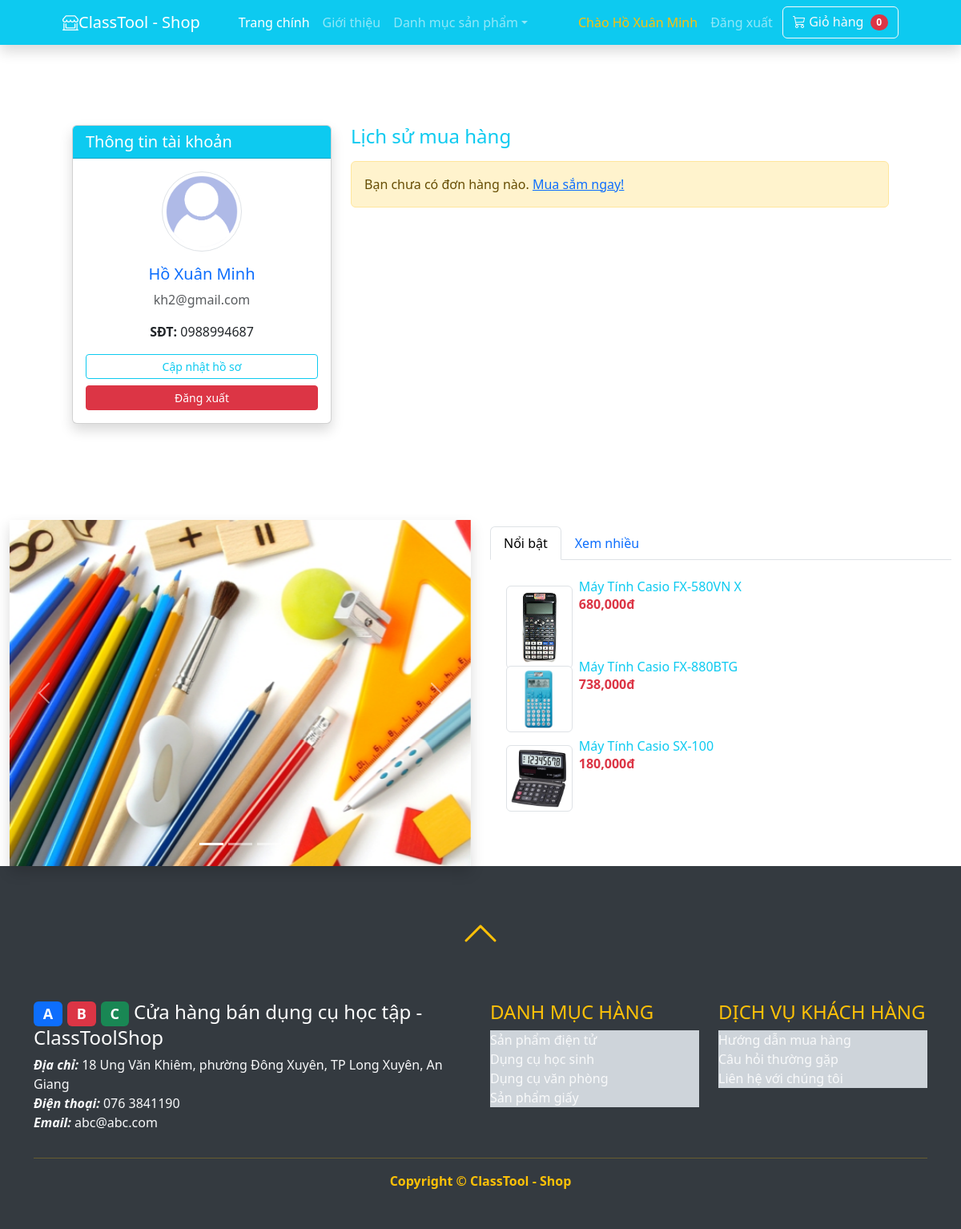
The page /index.php?action=thongtin (signed in) on the database as committed earlier.
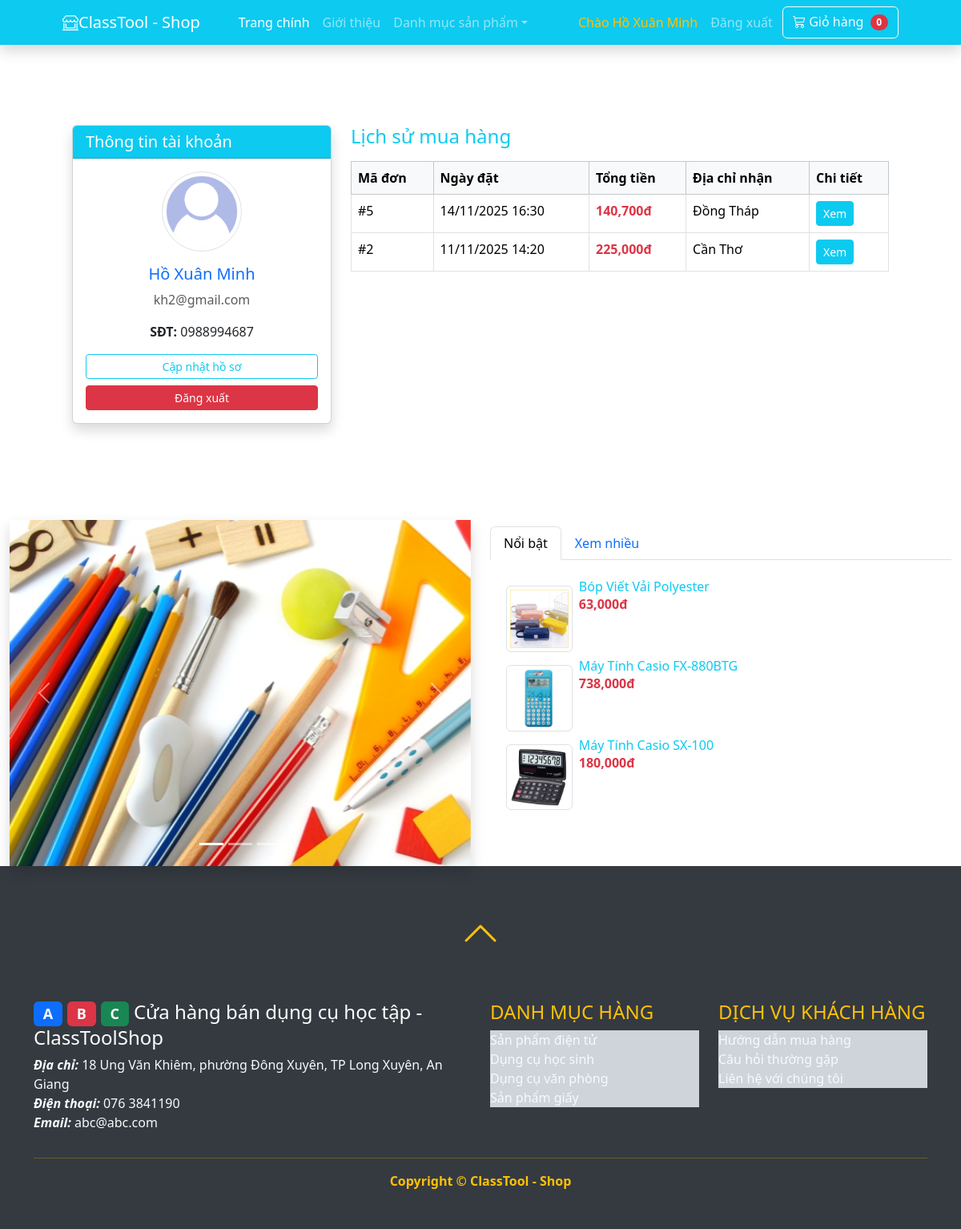
The same page on the database as committed later.
### tables this page shows
CREATE TABLE `mathang` (
  `id` int(11) NOT NULL,
  `tenmathang` varchar(255) NOT NULL,
  `mota` text DEFAULT NULL,
  `giagoc` float NOT NULL DEFAULT 0,
  `giaban` float NOT NULL DEFAULT 0,
  `soluongton` int(11) NOT NULL DEFAULT 0,
  `hinhanh` varchar(255) DEFAULT NULL,
  `danhmuc_id` int(11) NOT NULL,
  `luotxem` int(11) NOT NULL DEFAULT 0,
  `luotmua` int(11) NOT NULL DEFAULT 0
);

CREATE TABLE `danhmuc` (
  `id` int(11) NOT NULL,
  `tendanhmuc` varchar(50) NOT NULL
);

CREATE TABLE `donhang` (
  `id` int(11) NOT NULL,
  `nguoidung_id` int(11) NOT NULL,
  `diachi` varchar(50) DEFAULT NULL,
  `ngay` datetime NOT NULL DEFAULT current_timestamp(),
  `tongtien` float NOT NULL DEFAULT 0,
  `ghichu` varchar(255) DEFAULT NULL
);

### model/giohang.php (called while the page is built, shortened)
<?php
function demhangtronggio() {
    return count($_SESSION['giohang']);
}
?>

### model/mathang.php (called while the page is built, shortened)
<?php
class MATHANG{
    public function laymathangxemnhieu(){
        $dbcon = DATABASE::connect();
        try{
            $sql = "SELECT * FROM mathang ORDER BY luotxem DESC LIMIT 3";
            $cmd = $dbcon->prepare($sql);
            $cmd->execute();
            $result = $cmd->fetchAll();
            return $result;
        }
        catch(PDOException $e){
            $error_message = $e->getMessage();
            echo "<p>Lỗi truy vấn: $error_message</p>";
            exit();
        }
    }
}
?>

### model/danhmuc.php (called while the page is built, shortened)
<?php
class DANHMUC{
    public function laydanhmuc(){
        $dbcon = DATABASE::connect();
        try{
            $sql = "SELECT * FROM danhmuc";
            $cmd = $dbcon->prepare($sql);
            $cmd->execute();
            $result = $cmd->fetchAll();
            return $result;
        }
        catch(PDOException $e){
            $error_message = $e->getMessage();
            echo "<p>Lỗi truy vấn: $error_message</p>";
            exit();
        }
    }
}
?>

### model/donhang.php (called while the page is built, shortened)
<?php
class DONHANG{
    public function laydanhsachdonhangtheokh($nguoidung_id){
        $dbcon = DATABASE::connect();
        try{
            $sql = "SELECT * FROM donhang WHERE nguoidung_id=:nguoidung_id ORDER BY id DESC";
            $cmd = $dbcon->prepare($sql);
            $cmd->bindValue(":nguoidung_id", $nguoidung_id);
            $cmd->execute();
            return $cmd->fetchAll();
        }
        catch(PDOException $e){ return null; }
    }
}
?>

### public/inc/topview.php (the view)
<div class="d-flex flex-column">
<?php foreach($mathangxemnhieu as $x): ?>
	<div style="max-height:100px"><a class="text-decoration-none" href="index.php?action=detail&id=<?php echo $x["id"]; ?>">
		<img style="max-width:15%" class="img-thumbnail float-start m-2"
			src="../<?php echo $x["hinhanh"]; ?>"
			alt="<?php echo $x["tenmathang"]; ?>">
		<h6 class="card-title text-info"><?php echo $x["tenmathang"]; ?></h6>
		<p class="card-text text-danger fw-bold"><?php echo number_format($x["giaban"]); ?>đ</p>	</a>
	</div>
<?php endforeach; ?>
</div>

### public/index.php (shortened to what this page needs)
<?php
require("../model/danhmuc.php");
require("../model/mathang.php");
require("../model/giohang.php");
require("../model/donhang.php");
$dm = new DANHMUC();
$danhmuc = $dm->laydanhmuc();
$mh = new MATHANG();
$mathangxemnhieu = $mh->laymathangxemnhieu();
if(isset($_REQUEST["action"])){
    $action = $_REQUEST["action"];
}
else{
    $action="null";
}
switch($action){
    case "thongtin":
        if(isset($_SESSION["khachhang"])){
            $dh = new DONHANG();
            $donhang = $dh->laydanhsachdonhangtheokh($_SESSION["khachhang"]["id"]);
        }
        include("info.php");
        break;
}
?>

### public/inc/top.php (shortened to what this page needs)
<!DOCTYPE html>
<html lang="en">
    <head>
        <link href="https://cdn.jsdelivr.net/npm/bootstrap@5.3.1/dist/css/bootstrap.min.css" rel="stylesheet">
        <link href="https://cdn.jsdelivr.net/npm/bootstrap-icons@1.5.0/font/bootstrap-icons.css" rel="stylesheet" />
    </head>
    <body id="top">
        <nav class="navbar navbar-expand-lg navbar-dark bg-info shadow">
            <div class="container px-4 px-lg-5">
                <a class="navbar-brand" href="index.php"><i class="bi bi-shop-window"></i>ClassTool - Shop</a>
                <div class="collapse navbar-collapse" id="navbarSupportedContent">
                    <ul class="navbar-nav me-auto mb-2 mb-lg-0 ms-lg-4">
                        <li class="nav-item"><a class="nav-link active" aria-current="page" href="index.php">Trang chính</a></li>
                        <li class="nav-item"><a class="nav-link" href="#!">Giới thiệu</a></li>
                        <li class="nav-item dropdown">
                            <a class="nav-link dropdown-toggle" id="navbarDropdown" href="#" role="button" data-bs-toggle="dropdown" aria-expanded="false">Danh mục sản phẩm</a>
                        </li>
                    </ul>
                    <div class="d-flex">
                        <?php if(isset($_SESSION["khachhang"])){ ?>
                        <ul class="navbar-nav me-auto mb-2 mb-lg-0 ms-lg-4">
                            <li class="nav-item"><a class="nav-link text-warning" href="index.php?action=thongtin" >Chào <?php echo $_SESSION["khachhang"]["hoten"]; ?></a></li>
                            <li class="nav-item"><a class="nav-link" href="index.php?action=dangxuat">Đăng xuất</a></li>
                        </ul>
                        <?php } else{ ?>
                            <a href="index.php?action=dangnhap" class="btn btn-outline-light"><i class="bi bi-person"></i> Đăng nhập</a>
                        <?php } ?>
                        &nbsp;<a href="index.php?action=giohang" class="btn btn-outline-light" ><i class="bi bi-cart3"></i> Giỏ hàng <span class="badge bg-danger text-white ms-1 rounded-pill"><?php echo demhangtronggio(); ?></span></a>
</div>
            </div>
        </nav>
        <section class="py-5">
            <div class="container px-4 px-lg-5 mt-1">

### public/info.php (shortened to what this page needs)
<?php include("inc/top.php"); ?>
<div class="container py-5">
    <div class="row">
        <div class="col-md-4">
            <div class="card shadow mb-4">
                <div class="card-header bg-info text-white">
                    <h5 class="mb-0">Thông tin tài khoản</h5>
                </div>
                <div class="card-body text-center">
                    <img src="../images/users/user.png" class="img-thumbnail mb-3 rounded-circle" width="100px" alt="Avatar">
                    <h5 class="text-primary"><?php echo $_SESSION["khachhang"]["hoten"]; ?></h5>
                    <p class="text-muted"><?php echo $_SESSION["khachhang"]["email"]; ?></p>
                    <p><strong>SĐT:</strong> <?php echo $_SESSION["khachhang"]["sodienthoai"]; ?></p>
                    <div class="d-grid gap-2">
                        <a href="index.php?action=hoso" class="btn btn-outline-info btn-sm">Cập nhật hồ sơ</a>
                        <a href="index.php?action=dangxuat" class="btn btn-danger btn-sm">Đăng xuất</a>
                    </div>
                </div>
            </div>
        </div>
        <div class="col-md-8">
            <h4 class="text-info mb-3">Lịch sử mua hàng</h4>
            <?php if(empty($donhang)): ?>
                <div class="alert alert-warning">Bạn chưa có đơn hàng nào. <a href="index.php">Mua sắm ngay!</a></div>
            <?php else: ?>
                <div class="table-responsive">
                    <table class="table table-hover table-bordered">
                        <thead class="table-light">
                            <tr><th>Mã đơn</th><th>Ngày đặt</th><th>Tổng tiền</th><th>Địa chỉ nhận</th><th>Chi tiết</th></tr>
                        </thead>
                        <tbody>
                            <?php foreach($donhang as $d): ?>
                            <tr>
                                <td>#<?php echo $d['id']; ?></td>
                                <td><?php echo date('d/m/Y H:i', strtotime($d['ngay'])); ?></td>
                                <td class="text-danger fw-bold"><?php echo number_format($d['tongtien']); ?>đ</td>
                                <td><?php echo $d['diachi']; ?></td>
                                <td><a href="index.php?action=thongtin&dhid=<?php echo $d['id']; ?>" class="btn btn-sm btn-info text-white">Xem</a></td>
                            </tr>
                            <?php endforeach; ?>
                        </tbody>
                    </table>
                </div>
            <?php endif; ?>
        </div>
    </div>
</div>
<?php include("inc/bottom.php"); ?>

### public/inc/bottom.php (shortened to what this page needs)
            </div>
        </section>
        <section>
            <div class="container-fluid">
                <div class="row">
                    <div class="col-md-6">
                        <?php include("inc/carousel.php"); ?>
                    </div>
                    <div class="col-md-6 pt-2">
                      <ul class="nav nav-tabs" role="tablist">
                        <li class="nav-item">
                          <a class="nav-link active" data-bs-toggle="tab" href="#menu1">Nổi bật</a>
                        </li>
                        <li class="nav-item">
                          <a class="nav-link" data-bs-toggle="tab" href="#menu2">Xem nhiều</a>
                        </li>
                      </ul>
                      <div class="tab-content">
                        <div id="menu1" class="container tab-pane active"><br>
                          <?php include("inc/topview.php"); ?>
                        </div>
                      </div>
                    </div>
                </div>
            </div>
        </section>
        <footer class="py-5" style="background-color:#343a40;">
    <div class="text-center mb-5">
        <a class="text-warning" href="#top">
            <i class="bi bi-chevron-up" style="font-size: 3rem; font-weight: bold;"></i>
        </a>
    </div>
    <div class="container">
        <div class="row">
            <div class="col-md-6 text-light">
                <a href="index.php" class="text-decoration-none text-white">
                    <h4>
                        <span class="badge text-white bg-primary">A</span>
                        <span class="badge text-white bg-danger">B</span>
                        <span class="badge text-white bg-success">C</span>
                        Cửa hàng bán dụng cụ học tập - ClassToolShop
                    </h4>
                </a>
                <p>
                    <b><i>Địa chỉ:</i></b> 18 Ung Văn Khiêm, phường Đông Xuyên, TP Long Xuyên, An Giang<br>
                    <b><i>Điện thoại:</i></b> 076 3841190<br>
                    <b><i>Email:</i></b> abc@abc.com
                </p>
            </div>
            <div class="col-md-3 text-light">
                <h4 style="color:#ffc107;">DANH MỤC HÀNG</h4>
                <?php foreach ($danhmuc as $d): ?>
                    <a class="list-group-item list-group-item-dark text-light" href="?action=group&id=<?php echo $d["id"]; ?>">
                        <?php echo $d["tendanhmuc"]; ?>
                    </a>
                <?php endforeach; ?>
            </div>
            <div class="col-md-3 text-light">
                <h4 style="color:#ffc107;">DỊCH VỤ KHÁCH HÀNG</h4>
                <a href="#" class="list-group-item list-group-item-dark text-light">Hướng dẫn mua hàng</a>
                <a href="#" class="list-group-item list-group-item-dark text-light">Câu hỏi thường gặp</a>
                <a href="#" class="list-group-item list-group-item-dark text-light">Liên hệ với chúng tôi</a>
            </div>
        </div>
        <hr style="border-color:#ffc107;">
        <p class="m-0 text-center text-warning fw-bolder">Copyright &copy; ClassTool - Shop</p>
    </div>
</footer>
    </body>
</html>

### public/inc/carousel.php (shortened to what this page needs)
<div id="demo" class="carousel slide shadow" data-bs-ride="carousel">
    <div class="carousel-indicators">
    <button type="button" data-bs-target="#demo" data-bs-slide-to="0" class="active"></button>
    <button type="button" data-bs-target="#demo" data-bs-slide-to="1"></button>
    <button type="button" data-bs-target="#demo" data-bs-slide-to="2"></button>
    </div>
    <div class="carousel-inner">
    <div class="carousel-item active">
        <img src="../images/carousel/h1.jpg" alt="Dụng cụ văn phòng" class="d-block w-100">
    </div>
    </div>
    <button class="carousel-control-prev" type="button" data-bs-target="#demo" data-bs-slide="prev">
    <span class="carousel-control-prev-icon"></span>
    </button>
    <button class="carousel-control-next" type="button" data-bs-target="#demo" data-bs-slide="next">
    <span class="carousel-control-next-icon"></span>
    </button>
</div>

Rows that differ between the two databases and show on the page:
no longer on this page (row unchanged): mathang: hinhanh (picture), tenmathang "Máy Tính Casio FX-580VN X", giaban "680,000"
added donhang: id "5", ngay "14/11/2025 16:30", tongtien "140,700", diachi "Đồng Tháp"
added donhang: id "2", ngay "11/11/2025 14:20", tongtien "225,000", diachi "Cần Thơ"
now on this page (row edited): mathang: hinhanh (picture), tenmathang "Bóp Viết Vải Polyester", giaban "63,000"
Other text that changed with them:
text no longer shown: "Bạn chưa có đơn hàng nào. Mua sắm ngay!"
text now shown: "Mã đơn Ngày đặt Tổng tiền Địa chỉ nhận Chi tiết"
